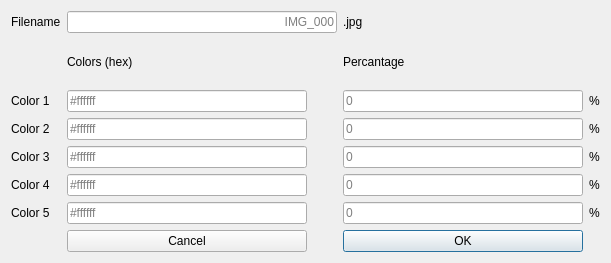
<?xml version="1.0" encoding="UTF-8"?>
<ui version="4.0">
 <class>AddRowDialog</class>
 <widget class="QDialog" name="AddRowDialog">
  <property name="geometry">
   <rect>
    <x>0</x>
    <y>0</y>
    <width>611</width>
    <height>263</height>
   </rect>
  </property>
  <property name="windowTitle">
   <string>Add new row</string>
  </property>
  <layout class="QGridLayout" name="gridLayout">
   <item row="7" column="8">
    <widget class="QLabel" name="ageLabel_10">
     <property name="text">
      <string>%</string>
     </property>
    </widget>
   </item>
   <item row="2" column="8">
    <widget class="QLabel" name="ageLabel_2">
     <property name="text">
      <string>%</string>
     </property>
    </widget>
   </item>
   <item row="7" column="0">
    <widget class="QLabel" name="ageLabel_9">
     <property name="text">
      <string>Color 5</string>
     </property>
    </widget>
   </item>
   <item row="4" column="1">
    <widget class="QLineEdit" name="LineEditColor2">
     <property name="text">
      <string/>
     </property>
     <property name="placeholderText">
      <string>#ffffff</string>
     </property>
    </widget>
   </item>
   <item row="6" column="8">
    <widget class="QLabel" name="ageLabel_7">
     <property name="text">
      <string>%</string>
     </property>
    </widget>
   </item>
   <item row="0" column="7">
    <widget class="QLabel" name="FileLabel_2">
     <property name="text">
      <string>.jpg</string>
     </property>
    </widget>
   </item>
   <item row="1" column="7">
    <widget class="QLabel" name="label_2">
     <property name="minimumSize">
      <size>
       <width>239</width>
       <height>35</height>
      </size>
     </property>
     <property name="text">
      <string>Percantage</string>
     </property>
    </widget>
   </item>
   <item row="5" column="8">
    <widget class="QLabel" name="ageLabel_8">
     <property name="text">
      <string>%</string>
     </property>
    </widget>
   </item>
   <item row="0" column="0">
    <widget class="QLabel" name="FileLabel">
     <property name="text">
      <string>Filename</string>
     </property>
    </widget>
   </item>
   <item row="4" column="8">
    <widget class="QLabel" name="ageLabel_4">
     <property name="text">
      <string>%</string>
     </property>
    </widget>
   </item>
   <item row="5" column="7">
    <widget class="QLineEdit" name="LineEditPers3">
     <property name="text">
      <string/>
     </property>
     <property name="placeholderText">
      <string>0</string>
     </property>
    </widget>
   </item>
   <item row="5" column="1">
    <widget class="QLineEdit" name="LineEditColor3">
     <property name="text">
      <string/>
     </property>
     <property name="placeholderText">
      <string>#ffffff</string>
     </property>
    </widget>
   </item>
   <item row="17" column="1">
    <widget class="QPushButton" name="cancelButton">
     <property name="text">
      <string>Cancel</string>
     </property>
     <property name="autoDefault">
      <bool>false</bool>
     </property>
    </widget>
   </item>
   <item row="6" column="7">
    <widget class="QLineEdit" name="LineEditPers4">
     <property name="text">
      <string/>
     </property>
     <property name="placeholderText">
      <string>0</string>
     </property>
    </widget>
   </item>
   <item row="2" column="1">
    <widget class="QLineEdit" name="LineEditColor1">
     <property name="text">
      <string/>
     </property>
     <property name="placeholderText">
      <string>#ffffff</string>
     </property>
    </widget>
   </item>
   <item row="4" column="0">
    <widget class="QLabel" name="ageLabel_3">
     <property name="text">
      <string>Color 2</string>
     </property>
    </widget>
   </item>
   <item row="6" column="1">
    <widget class="QLineEdit" name="LineEditColor4">
     <property name="text">
      <string/>
     </property>
     <property name="placeholderText">
      <string>#ffffff</string>
     </property>
    </widget>
   </item>
   <item row="17" column="7">
    <widget class="QPushButton" name="okButton">
     <property name="text">
      <string>OK</string>
     </property>
    </widget>
   </item>
   <item row="5" column="0">
    <widget class="QLabel" name="ageLabel_5">
     <property name="text">
      <string>Color 3</string>
     </property>
    </widget>
   </item>
   <item row="2" column="0">
    <widget class="QLabel" name="ageLabel">
     <property name="text">
      <string>Color 1</string>
     </property>
    </widget>
   </item>
   <item row="4" column="7">
    <widget class="QLineEdit" name="LineEditPers2">
     <property name="text">
      <string/>
     </property>
     <property name="placeholderText">
      <string>0</string>
     </property>
    </widget>
   </item>
   <item row="0" column="1" colspan="6">
    <widget class="QLineEdit" name="FileLineEdit">
     <property name="text">
      <string/>
     </property>
     <property name="alignment">
      <set>Qt::AlignRight|Qt::AlignTrailing|Qt::AlignVCenter</set>
     </property>
     <property name="dragEnabled">
      <bool>false</bool>
     </property>
     <property name="placeholderText">
      <string>IMG_000</string>
     </property>
    </widget>
   </item>
   <item row="6" column="0">
    <widget class="QLabel" name="ageLabel_6">
     <property name="text">
      <string>Color 4</string>
     </property>
    </widget>
   </item>
   <item row="7" column="1">
    <widget class="QLineEdit" name="LineEditColor5">
     <property name="text">
      <string/>
     </property>
     <property name="placeholderText">
      <string>#ffffff</string>
     </property>
    </widget>
   </item>
   <item row="2" column="7">
    <widget class="QLineEdit" name="LineEditPers1">
     <property name="text">
      <string/>
     </property>
     <property name="placeholderText">
      <string>0</string>
     </property>
    </widget>
   </item>
   <item row="7" column="7">
    <widget class="QLineEdit" name="LineEditPers5">
     <property name="text">
      <string/>
     </property>
     <property name="placeholderText">
      <string>0</string>
     </property>
    </widget>
   </item>
   <item row="1" column="1">
    <widget class="QLabel" name="label">
     <property name="text">
      <string>Colors (hex)</string>
     </property>
    </widget>
   </item>
  </layout>
 </widget>
 <resources/>
 <connections/>
</ui>
